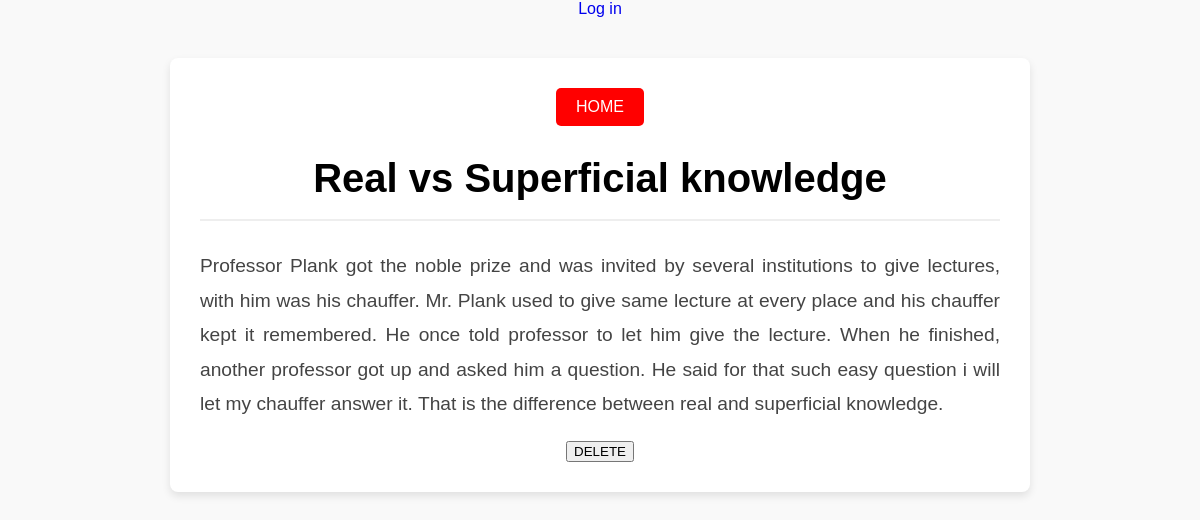
Page /blog/real-vs-superficial-knowledge on the committed database.
### blogapp/models.py (models this page shows, shortened)
class BlogEntry(models.Model):
    title = models.CharField(max_length=100)
    author = models.ForeignKey('auth.User', on_delete=models.CASCADE)
    particular = models.TextField()
    date = models.DateField(auto_now_add=True)
    blog = models.Manager()
    slug = models.SlugField(blank=True)
    class Meta:
        verbose_name_plural = 'Blog Enteries'

### blogapp/views.py (the view)
# urls.py: path('blog/<slug:slug>', Detail.as_view(), name='detail'),
class Detail(DetailView):
    model = BlogEntry
    template_name = 'one.html'
    context_object_name = 'one'

### templates/one.html (shortened to what this page needs)
{% extends 'base.html' %}
{% block content %}
<div class="detail-container">
    <header class="detail-header">
        <form action="{% url 'main' %}">
            <button type="submit" class="homebutton">HOME</button>
        </form>
        <h1 class="detail-title">{{ one.title }}</h1>
        <hr class="detail-divider">
    </header>
    <section class="detail-content">
        <p>{{ one.particular }}</p>
    </section>
    <form action='{% url 'delete' one.slug %}' method='POST'>
        <button type='submit' class='deletebutton'>DELETE</button>
    </form>
</div>
{% endblock %}

### static/css/style.css (style rules this page uses)
body { font-family: 'Arial', sans-serif; background-color: #f9f9f9; color: #333; margin: 0; padding: 0; }
.detail-container { max-width: 800px; margin: 40px auto; padding: 30px; background-color: #fff; box-shadow: 0 4px 8px rgba(0, 0, 0, 0.1); border-radius: 8px; text-align: center; }
.detail-header { display: flex; flex-direction: column; align-items: center; margin-bottom: 20px; }
.detail-title { font-size: 2.5rem; color: #000000; margin: 10px 0; }
.detail-divider { border: 0; height: 2px; background: #eee; width: 100%; }
.detail-content p { font-size: 1.2rem; line-height: 1.8; color: #444; text-align: justify; }
.homebutton { background-color: #ff0000; color: white; border: none; padding: 10px 20px; font-size: 1rem; cursor: pointer; border-radius: 5px; margin-bottom: 20px; }

### rows in the picture
BlogEntry: title "Real vs Superficial knowledge", particular "Professor Plank got the noble prize and was invited by several institutions to give lectures, with him was his chauffer. Mr. Plank used to give same lecture at every place and his chauffer kept it remembered. He once told professor to let him give the lecture. When he finished, another professor got up and asked him a question. He said for that such easy question i will let my chauffer answer it. That is the difference between real and superficial knowledge."
